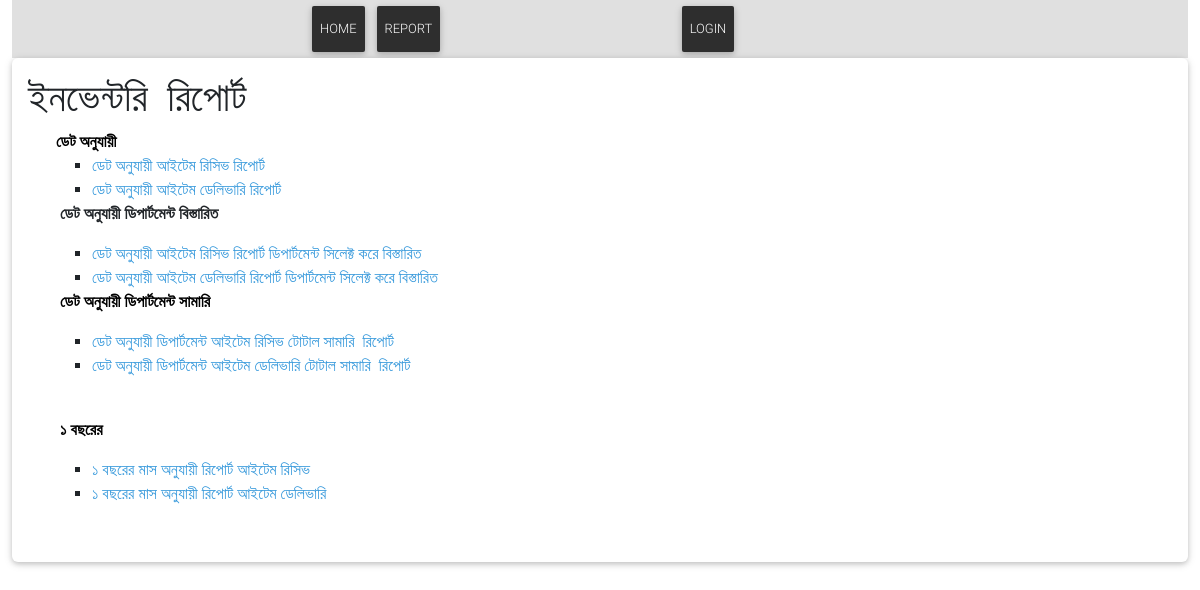
The page /report/Inventory/ on the database as committed earlier.
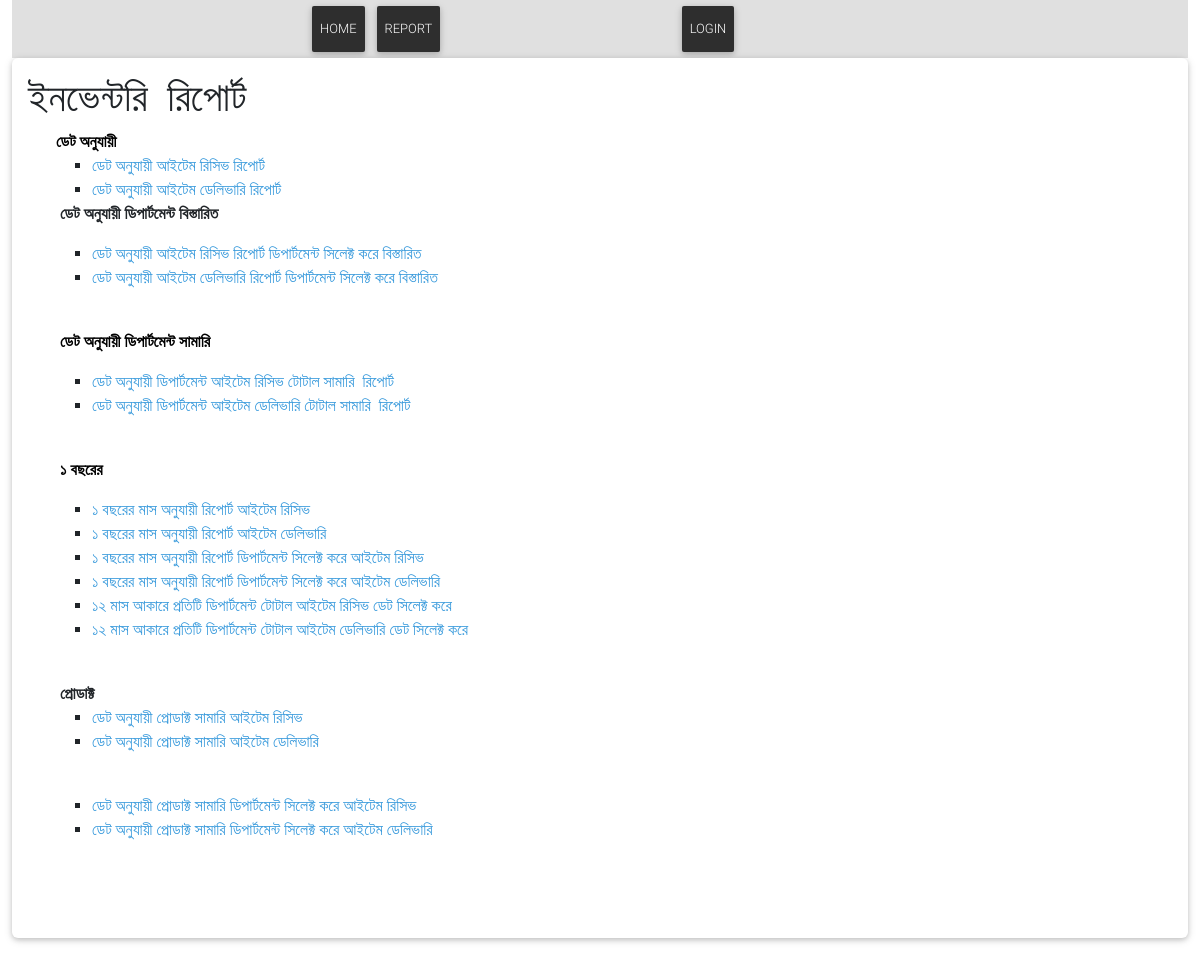
The same page on the database as committed later.
### Report/models.py (models this page shows, shortened)
class Post(models.Model):
    title = models.CharField(max_length=200, unique=True)
    slug = models.SlugField(max_length=200, unique=True)
    author = models.ForeignKey(User, on_delete= models.CASCADE,related_name='blog_posts')
    updated_on = models.DateTimeField(auto_now= True)
    content = HTMLField() # Change This Line
    created_on = models.DateTimeField(auto_now_add=True)
    status = models.IntegerField(choices=STATUS, default=0)
    logo = models.ImageField(upload_to='reportlogo/', null=True, blank=True)
    class Meta:
        ordering = ['-created_on']

### Report/views.py (the view)
# urls.py: path('<slug:slug>/', views.post_detail, name='post_detail'),
def post_detail(request, slug):
    post = get_object_or_404(Post, slug=slug)
    return render(request, 'post_detail.html', {'post': post})

### Report/templates/post_detail.html
{% extends 'basereport.html' %}
{% load static %}
{% block content %}
<section class="section card mb-5">
    <div class="card-body">
<h1>{{ post.title }}</h1>
<div>{{ post.content|safe }}</div>
</div>
</section>
{% endblock %}

Rows that differ between the two databases and show on the page:
changed Post "ইনভেন্টরি রিপোর্ট": content "…অনুযায়ী রিপোর্ট আইটেম ডেলিভারি" → "…অনুযায়ী রিপোর্ট আইটেম ডেলিভারি ১ বছরের মাস অনুযায়ী রিপোর্ট ডিপার্টমেন্ট সিলেক্ট করে আইটেম রিসিভ ১ বছরের মাস অনুযায়ী রিপোর্ট ডিপার্টমেন্ট সিলেক্ট করে আইটেম ডেলিভারি ১২ মাস আকারে প্রতিটি ডিপার্টমেন্ট টোটাল আইটেম রিসিভ ডেট সিলেক্ট করে ১২ মাস আকারে প্রতিটি ডিপার্টমেন্ট টোটাল আইটেম ডেলিভারি ডেট সিলেক্ট করে প্রোডাক্ট ডেট অনুযায়ী প্রোডাক্ট সামারি আইটেম রিসিভ ডেট অনুযায়ী প্রোডাক্ট সামারি আইটেম ডেলিভারি ডেট অনুযায়ী প্রোডাক্ট সামারি ডিপার্টমেন্ট সিলেক্ট করে আইটেম রিসিভ ডেট অনুযায়ী প্রোডাক্ট সামারি ডিপার্টমেন্ট সিলেক্ট করে আইটেম ডেলিভারি"
